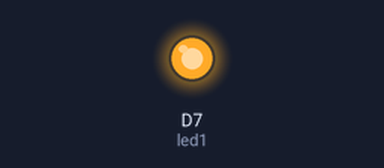
A sketch run on a simulated ESP8266 (NodeMCU). Shown: output pins drawn as LEDs (lit = HIGH).

Above: at 0.7 s.
At 34.7 s:
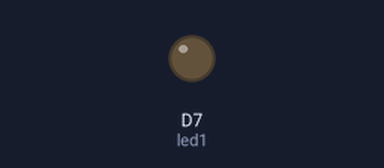
Timing chart, 0 to 39.7 s (numbered marks = the images above):
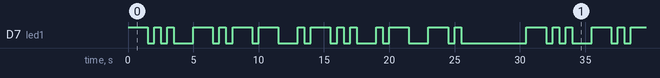

The sketch:

first-name-blinky.ino
```cpp
int led1 = D7; // Built-in LED

// morse code blink lengths
#define SHORT 500
#define LONG SHORT * 3

void setup() {
	pinMode(led1, OUTPUT);
}

void loop() {
    // dylan = d= -.. y= -.-- l= .-.. a= .- n= -.

    // d
	digitalWrite(led1, HIGH);
	delay(LONG); // -
	digitalWrite(led1, LOW);
	delay(SHORT);

	digitalWrite(led1, HIGH);
	delay(SHORT);// .
	digitalWrite(led1, LOW);
	delay(SHORT);

	digitalWrite(led1, HIGH);
	delay(SHORT); // .
	digitalWrite(led1, LOW);
	delay(LONG); // end letter

	// y
	digitalWrite(led1, HIGH);
	delay(LONG); // -
	digitalWrite(led1, LOW);
	delay(SHORT);

	digitalWrite(led1, HIGH);
	delay(SHORT); // .
	digitalWrite(led1, LOW);
	delay(SHORT);

	digitalWrite(led1, HIGH);
	delay(LONG); // -
	digitalWrite(led1, LOW);
	delay(SHORT);

	digitalWrite(led1, HIGH);
	delay(LONG); // -
	digitalWrite(led1, LOW);
	delay(LONG); // end letter

	// l
	digitalWrite(led1, HIGH);
	delay(SHORT); // .
	digitalWrite(led1, LOW);
	delay(SHORT);

	digitalWrite(led1, HIGH);
	delay(LONG); // -
	digitalWrite(led1, LOW);
	delay(SHORT);

	digitalWrite(led1, HIGH);
	delay(SHORT); // .
	digitalWrite(led1, LOW);
	delay(SHORT);

	digitalWrite(led1, HIGH);
	delay(SHORT); // .
	digitalWrite(led1, LOW);
	delay(LONG); // end letter

	// a
	digitalWrite(led1, HIGH);
	delay(SHORT); // .
	digitalWrite(led1, LOW);
	delay(SHORT);

	digitalWrite(led1, HIGH);
	delay(LONG); // -
	digitalWrite(led1, LOW);
	delay(LONG); // end letter

	// n
    	digitalWrite(led1, HIGH);
	delay(LONG); // -
	digitalWrite(led1, LOW);
	delay(SHORT);

	digitalWrite(led1, HIGH);
	delay(SHORT); // .
	digitalWrite(led1, LOW);
	delay(LONG); // end letter

	delay(SHORT * 7);
}
```

Measured:
- by itself, D7 (led1): moves between LOW and HIGH, repeating every 30.5 s
- by itself, everything shown: repeats every 30.5 s, in 30 steps
